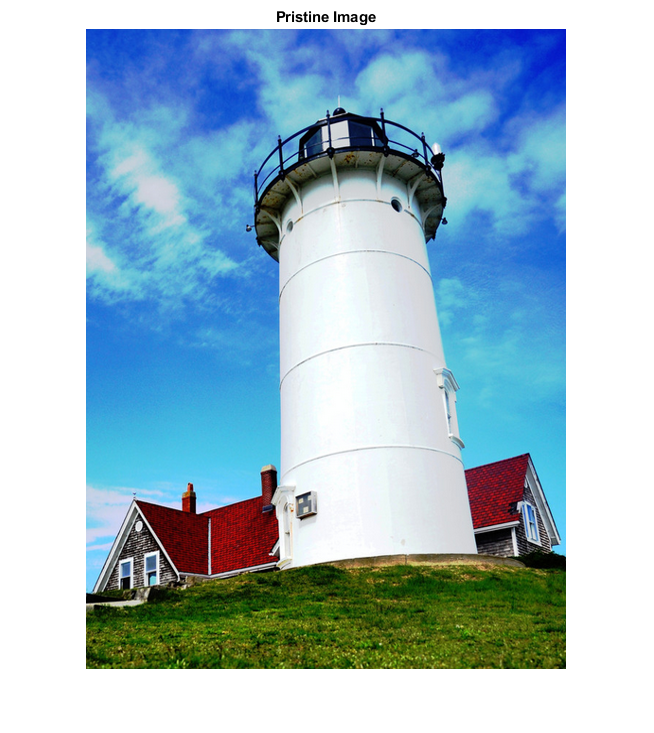
%> input picture lighthouse.png, 654 x 733 px
$ octave rgb.m   (GNU Octave 9; MATLAB toolbox functions it lacks are replaced by stand-ins)
%> lines starting %> are read from the running program, lines starting %| are printed output that depends on the picture
% Load image as double
RGB = imread("lighthouse.png");
%> RGB is the input picture: size 733x654x3 uint8; mean R, G, B 159.6, 187.5, 201.2
RGB = im2double(RGB);
%> RGB: size 733x654x3 double

% Add Noise
noiseRGB = imnoise(RGB,'gaussian', 0,0.01);
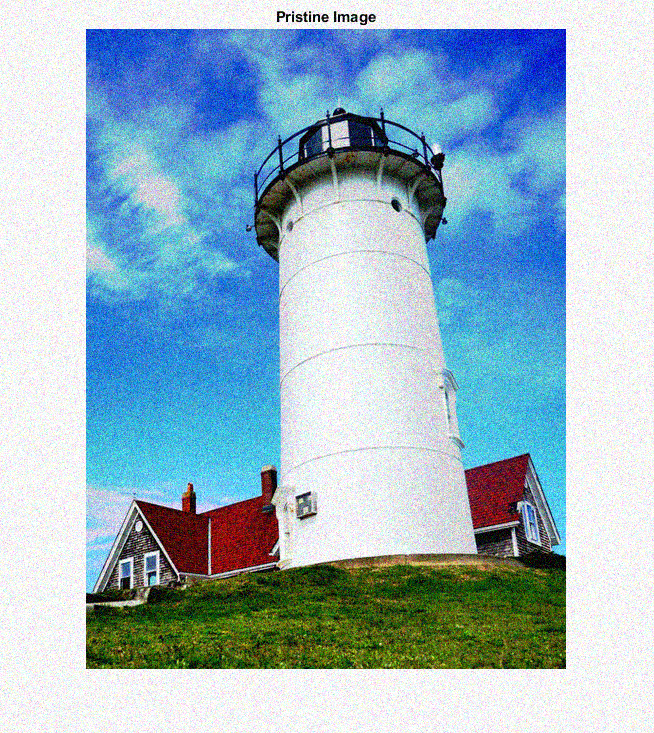
%> noiseRGB: size 733x654x3 double; mean R, G, B 0.611, 0.72, 0.774

% Extract RGB Values
R = noiseRGB(:,:,1);
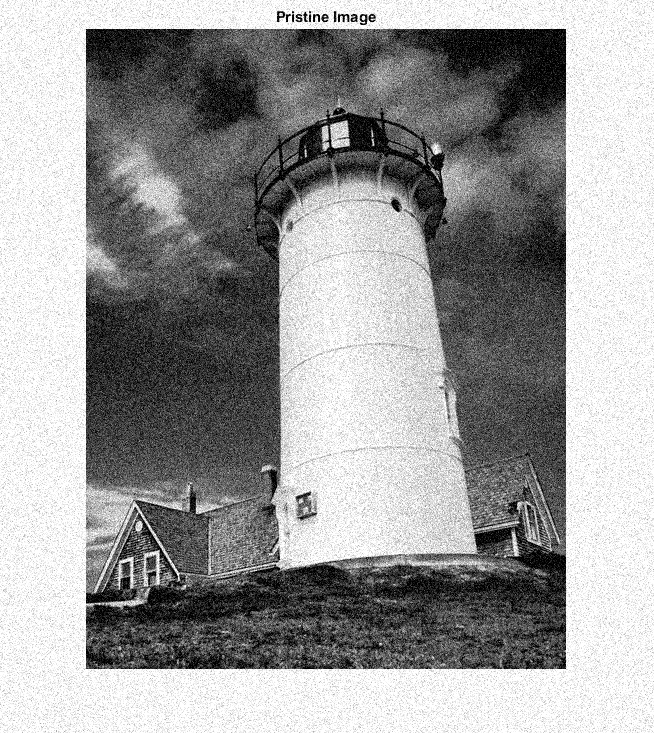
%> R: size 733x654 double; min 0, max 1, mean 0.611
G = noiseRGB(:,:,2);
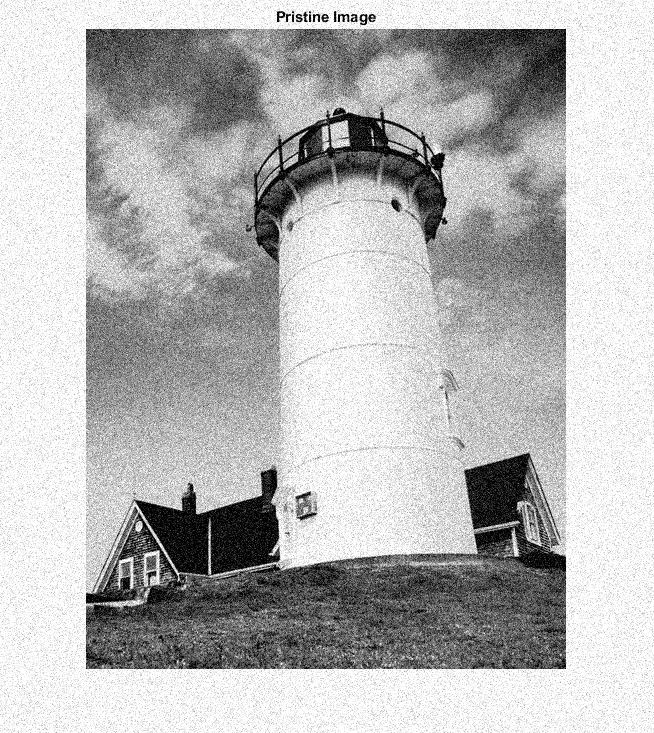
%> G: size 733x654 double; min 0, max 1, mean 0.72
B = noiseRGB(:,:,3);
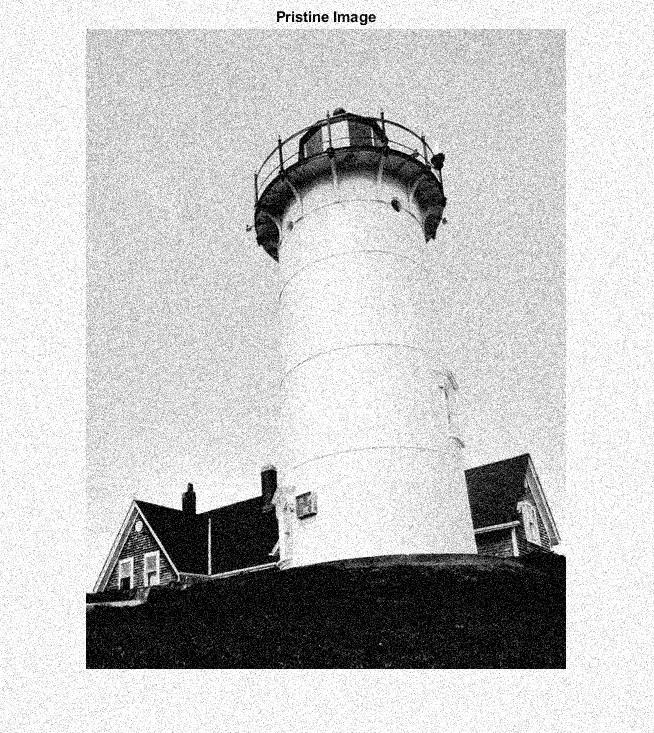
%> B: size 733x654 double; min 0, max 1, mean 0.774

% Remove Noise
%> (the run ends here)

$ run again, with cat.png copied over lighthouse.png
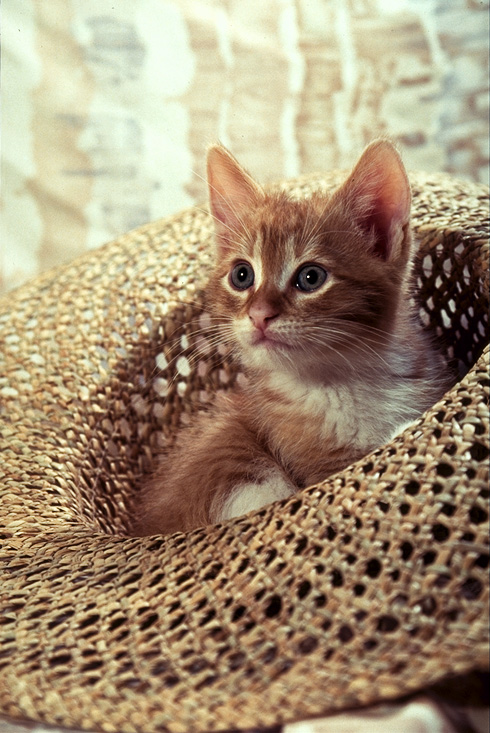
%> input picture cat.png, 490 x 733 px
%> RGB is the input picture: size 733x490x3 uint8; mean R, G, B 162.7, 143.2, 116.7
%> RGB: size 733x490x3 double
%> `G = noiseRGB(:,:,2);`:
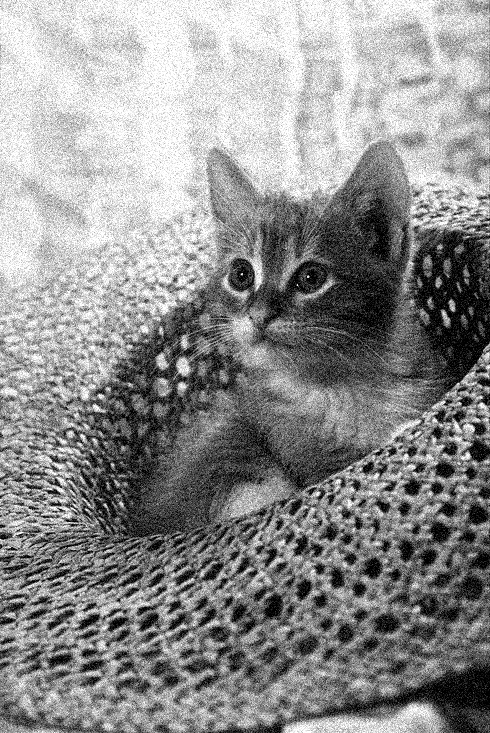
%> G: size 733x490 double; min 0, max 1, mean 0.559
%> `B = noiseRGB(:,:,3);`:
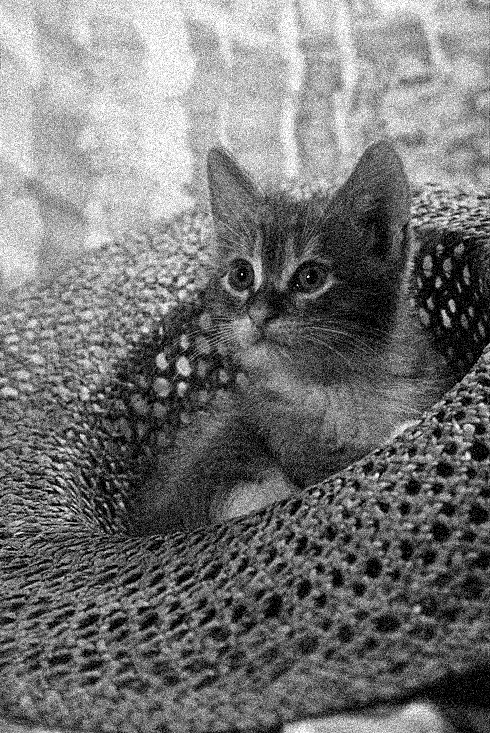
%> B: size 733x490 double; min 0, max 1, mean 0.459

$ run again, with visionteam.png copied over lighthouse.png
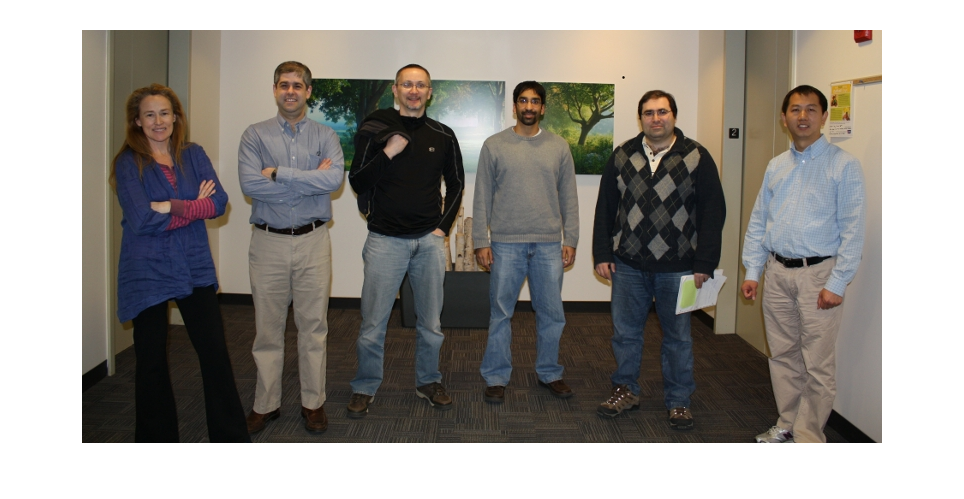
%> input picture visionteam.png, 964 x 499 px
%> RGB is the input picture: size 499x964x3 uint8; mean R, G, B 148.3, 144.5, 139.4
%> RGB: size 499x964x3 double
%> `G = noiseRGB(:,:,2);`:
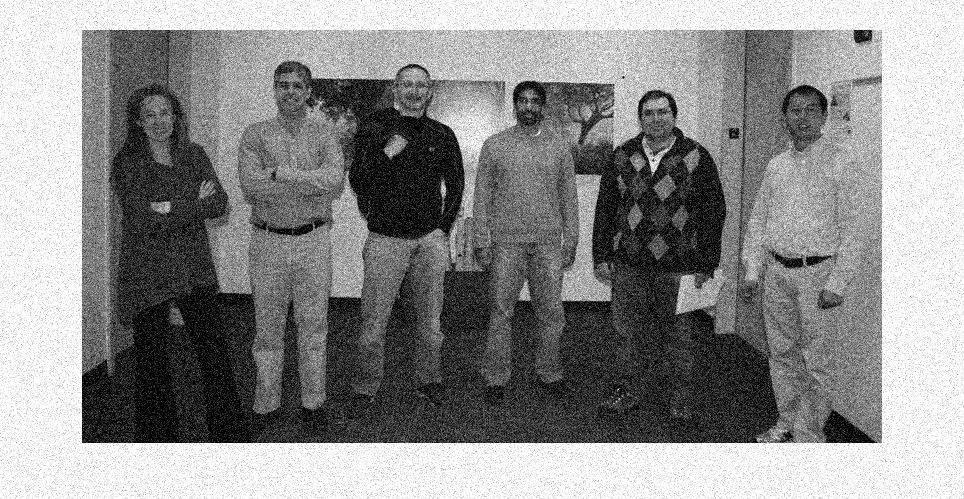
%> G: size 499x964 double; min 0, max 1, mean 0.556
%> `B = noiseRGB(:,:,3);`:
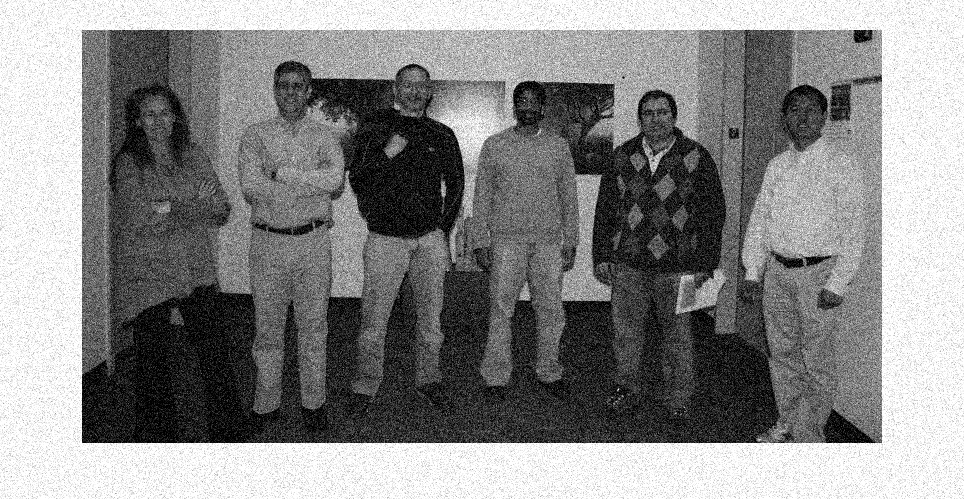
%> B: size 499x964 double; min 0, max 1, mean 0.536
